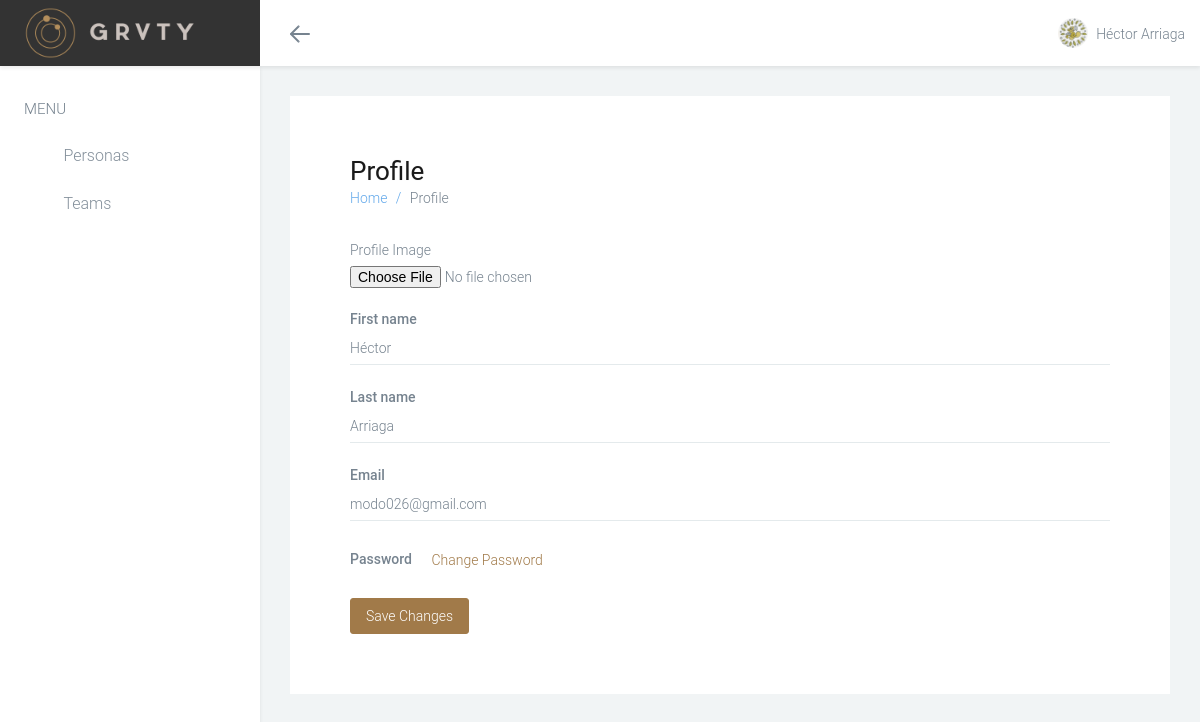
Screenshot of /profile/ (signed in) with the database file from the repository.
### CustomAuth/models.py (models this page shows, shortened)
class User(AbstractUser):
    verified = models.BooleanField(_('Verified'), default=False)
    verification_code = models.CharField(_('Verification Code'), max_length=36,
                                         unique=True)
    image = models.ImageField(_('Profile Image'), upload_to='user_pics',
                              max_length=255, blank=True, null=True)
    complete_profile = models.BooleanField(_('Complete Profile'),
                                           default=False)
    menubar_fold = models.BooleanField(_('Menubar Fold'), default=False)
    USERNAME_FIELD = 'username'
    REQUIRED_FIELDS = ['email']
    class Meta:
        verbose_name = _('User')
        verbose_name_plural = _('Users')
    @property
    def full_name(self):
        return '%s %s' % (self.first_name, self.last_name)
    def get_photo_url(self):
        if self.image:
            return self.image.url
        return static('photos/gravatar.jpg')

### CustomAuth/views.py (the view)
# urls.py: url(r'^profile/$', 'profile', name='profile'),
@login_required
def profile(request):
    title = _('Profile')
    user = request.user
    form = UserEditForm(request.POST or None, request.FILES or None, instance=user)
    if form.is_valid():
        user = form.save()
        return redirect('/')
    return TemplateResponse(request, 'account/profile.html', locals())

### CustomAuth/forms.py (shortened to what this page needs)
class UserEditForm(UserChangeAdminForm):
    class Meta:
        model = User
        fields = ('image', 'first_name', 'last_name', 'email',)
    def __init__(self, *args, **kwargs):
        super(UserEditForm, self).__init__(*args, **kwargs)
        try:
            del(self.fields['password'])
            del(self.fields['username'])
        except:
            pass
        for field in self.fields:
            self.fields[field].required = True
            self.fields[field].widget.attrs = {'class': 'form-control'}
        self.fields['image'].required = False

### Configuration/context_processors.py (called while the page is built)
def configuration_context(request):
    return {
        'CONFIGURATION': Configuration.objects.get()
    }

### Configuration/templatetags/configuration_tags.py (called while the page is built)
@register.filter(name='settings')
def settings(attribute):
    return getattr(dj_settings, attribute, '')

### templates/account/profile.html (shortened to what this page needs)
{% extends 'base.html' %}
{% load staticfiles %}
{% block css %}
<link rel="stylesheet" href="{% static 'vendor/dropify/dropify.min.css' %}">
{% endblock %}
{% block body_class %}teams{% endblock %}
{% block content %}
<div class="page padding-30">
  <div class="page-content bg-white">
    <div class="page-header">
      <h1 class="page-title">Profile</h1>
      <ol class="breadcrumb">
        <li><a href="/">Home</a></li>
        <li class="active">Profile</li>
      </ol>
    </div>
    <div class="page-content">
      <form action="" method="post" enctype='multipart/form-data'>
        <div class="form-group">
          <label class="control-label" for="{{ form.image.auto_id }}">{{ form.image.label }}</label>
          <input type="file" name="{{ form.image.name }}" id="{{ form.image.auto_id }}" data-plugin="dropify" data-default-file="{{ form.instance.get_photo_url }}" data-max-file-size="2M" accept="image/*" />
        </div>
        {% for field in form.visible_fields %}
          {% if not field.name == 'image' %}
          <div class="form-group form-material">
            <label class="control-label" for="{{ field.auto_id }}">{{ field.label }}</label>
            {{ field }}
          </div>
          {% endif %}
        {% endfor %}
        <div class="form-group form-material">
          <label class="control-label">Password</label>
          <a href="{% url 'Auth:change_password' %}" class="btn btn-link">Change Password</a>
        </div>
        <button type="submit" class="btn btn-primary">Save Changes</button>
      </form>
    </div>
  </div>
</div>
{% endblock %}

### templates/base.html (shortened to what this page needs)
{% load configuration_tags %}
{% load staticfiles %}
<!DOCTYPE html>
<html class="no-js css-menubar" lang="en">
  <head>
    <link rel="stylesheet" href="{% static 'css/bootstrap.min.css' %}">
    <link rel="stylesheet" href="{% static 'css/bootstrap-extend.min.css' %}">
    <link rel="stylesheet" href="{% static 'css/site.min.css' %}">
    <link rel="stylesheet" href="{% static 'vendor/asscrollable/asScrollable.css' %}">
    <link rel="stylesheet" href="{% static 'fonts/web-icons/web-icons.min.css' %}">
    <link rel="stylesheet" href="{% static 'fonts/brand-icons/brand-icons.min.css' %}">
    <link rel="stylesheet" href="{% static 'fonts/font-awesome/font-awesome.min.css' %}">
    <link rel="stylesheet" href="{% static 'vendor/toastr/toastr.css' %}">
    <link rel="stylesheet" href="{% static 'vendor/bootstrap-select/bootstrap-select.min.css' %}">
    {% block css %}{% endblock %}
    <link rel="stylesheet" href="{% static 'grvty/css/main.min.css' %}">
  </head>
  <body class="{% block body_class %}dashboard{% endblock %} site-menubar-keep {% if request.user.menubar_fold %}site-menubar-fold{% else %}site-menubar-unfold{% endif %}">
    <nav class="site-navbar navbar navbar-default navbar-fixed-top navbar-mega" role="navigation">
      <div class="navbar-header">
        <a href="/">
          <div class="navbar-brand navbar-brand-center site-gridmenu-toggle" data-toggle="gridmenu">
            <img class="navbar-brand-logo" src="{% static 'images/logo-menu.png' %}" title="Grvity">
          </div>
        </a>
      </div>
      <div class="navbar-container container-fluid">
        <div class="collapse navbar-collapse navbar-collapse-toolbar" id="site-navbar-collapse">
          <ul class="nav navbar-toolbar">
            <li class="hidden-float" id="toggleMenubar">
              <a data-toggle="menubar" href="#" role="button">
                <i class="icon hamburger hamburger-arrow-left">
                  <span class="hamburger-bar"></span>
                </i>
              </a>
            </li>
          </ul>
          <ul class="nav navbar-toolbar navbar-right navbar-toolbar-right">
            <li class="dropdown">
              <a class="navbar-avatar dropdown-toggle" data-toggle="dropdown" href="#" aria-expanded="false"
              data-animation="scale-up" role="button">
                <span class="avatar">
                  <img class="user_profile_image" src="{{ request.user.get_photo_url }}" alt="user_profile_image">
                </span>
                <span class="user-name">{{ request.user.full_name|title }}</span>
              </a>
            </li>
          </ul>
        </div>
      </div>
    </nav>
    <div class="site-menubar site-menubar-light">
      <div class="site-menubar-body">
        <div>
          <div>
            <ul class="site-menu">
              <li class="site-menu-category">Menu</li>
              <li class="site-menu-item {% if personas_active %}active{% endif %}">
                <a class="animsition-link" href="{% url 'Identity:personas' %}">
                  <i class="site-menu-icon wb-user" aria-hidden="true"></i>
                  <span class="site-menu-title">Personas</span>
                </a>
              </li>
              <li class="site-menu-item {% if teams_active %}active{% endif %}">
                <a class="animsition-link" href="{% url 'Auth:teams' %}">
                  <i class="site-menu-icon wb-users" aria-hidden="true"></i>
                  <span class="site-menu-title">Teams</span>
                </a>
              </li>
            </ul>
          </div>
        </div>
      </div>
    </div>
    {% block content %}{% endblock %}
  </body>
</html>

### rows the page displays
User: user.get_photo_url (picture), user.full_name "Héctor Arriaga", visible_fields "Héctor" "Arriaga" "modo026@gmail.com"

### other values shown
{{ field.label }} "First name" "Last name" "Email"
